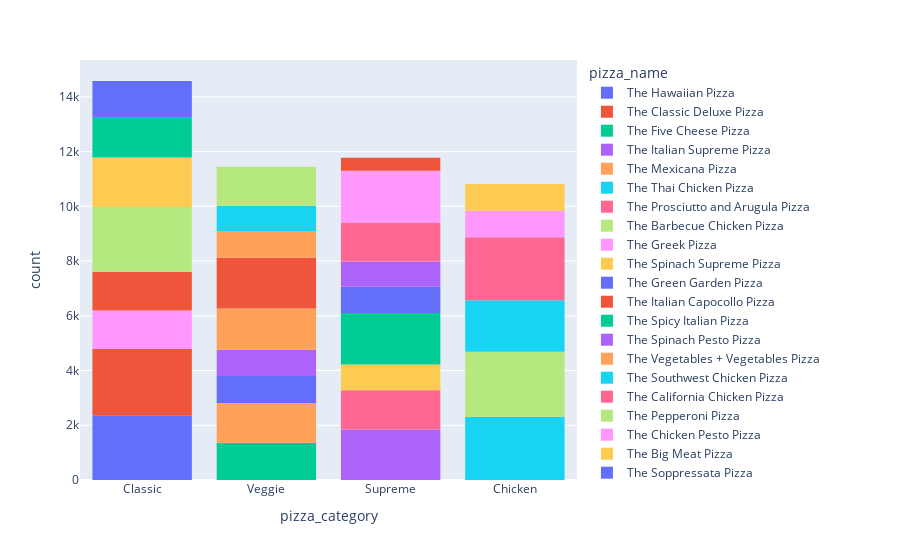

The notebook cell saved with this chart:
### Code cell
px.histogram(df,x="pizza_category",color="pizza_name")

### Figure 1 — Plotly figure (JSON) as saved in the notebook; plotly's stock layout.template omitted (floating-point values rounded to 4 significant figures; data arrays with more than 128 entries replaced by an {"elided": "..."} marker saying what was removed)
{"data": [{"alignmentgroup": "True", "bingroup": "x", "hovertemplate": "pizza_name=The Hawaiian Pizza<br>pizza_category=%{x}<br>count=%{y}<extra></extra>", "legendgroup": "The Hawaiian Pizza", "marker": {"color": "#636efa", "pattern": {"shape": ""}}, "name": "The Hawaiian Pizza", "offsetgroup": "The Hawaiian Pizza", "orientation": "v", "showlegend": true, "type": "histogram", "x": {"elided": "2370 str values"}, "xaxis": "x", "yaxis": "y"}, {"alignmentgroup": "True", "bingroup": "x", "hovertemplate": "pizza_name=The Classic Deluxe Pizza<br>pizza_category=%{x}<br>count=%{y}<extra></extra>", "legendgroup": "The Classic Deluxe Pizza", "marker": {"color": "#EF553B", "pattern": {"shape": ""}}, "name": "The Classic Deluxe Pizza", "offsetgroup": "The Classic Deluxe Pizza", "orientation": "v", "showlegend": true, "type": "histogram", "x": {"elided": "2416 str values"}, "xaxis": "x", "yaxis": "y"}, {"alignmentgroup": "True", "bingroup": "x", "hovertemplate": "pizza_name=The Five Cheese Pizza<br>pizza_category=%{x}<br>count=%{y}<extra></extra>", "legendgroup": "The Five Cheese Pizza", "marker": {"color": "#00cc96", "pattern": {"shape": ""}}, "name": "The Five Cheese Pizza", "offsetgroup": "The Five Cheese Pizza", "orientation": "v", "showlegend": true, "type": "histogram", "x": {"elided": "1359 str values"}, "xaxis": "x", "yaxis": "y"}, {"alignmentgroup": "True", "bingroup": "x", "hovertemplate": "pizza_name=The Italian Supreme Pizza<br>pizza_category=%{x}<br>count=%{y}<extra></extra>", "legendgroup": "The Italian Supreme Pizza", "marker": {"color": "#ab63fa", "pattern": {"shape": ""}}, "name": "The Italian Supreme Pizza", "offsetgroup": "The Italian Supreme Pizza", "orientation": "v", "showlegend": true, "type": "histogram", "x": {"elided": "1849 str values"}, "xaxis": "x", "yaxis": "y"}, {"alignmentgroup": "True", "bingroup": "x", "hovertemplate": "pizza_name=The Mexicana Pizza<br>pizza_category=%{x}<br>count=%{y}<extra></extra>", "legendgroup": "The Mexicana Pizza", "marker": {"color": "#FFA15A", "pattern": {"shape": ""}}, "name": "The Mexicana Pizza", "offsetgroup": "The Mexicana Pizza", "orientation": "v", "showlegend": true, "type": "histogram", "x": {"elided": "1456 str values"}, "xaxis": "x", "yaxis": "y"}, {"alignmentgroup": "True", "bingroup": "x", "hovertemplate": "pizza_name=The Thai Chicken Pizza<br>pizza_category=%{x}<br>count=%{y}<extra></extra>", "legendgroup": "The Thai Chicken Pizza", "marker": {"color": "#19d3f3", "pattern": {"shape": ""}}, "name": "The Thai Chicken Pizza", "offsetgroup": "The Thai Chicken Pizza", "orientation": "v", "showlegend": true, "type": "histogram", "x": {"elided": "2315 str values"}, "xaxis": "x", "yaxis": "y"}, {"alignmentgroup": "True", "bingroup": "x", "hovertemplate": "pizza_name=The Prosciutto and Arugula Pizza<br>pizza_category=%{x}<br>count=%{y}<extra></extra>", "legendgroup": "The Prosciutto and Arugula Pizza", "marker": {"color": "#FF6692", "pattern": {"shape": ""}}, "name": "The Prosciutto and Arugula Pizza", "offsetgroup": "The Prosciutto and Arugula Pizza", "orientation": "v", "showlegend": true, "type": "histogram", "x": {"elided": "1428 str values"}, "xaxis": "x", "yaxis": "y"}, {"alignmentgroup": "True", "bingroup": "x", "hovertemplate": "pizza_name=The Barbecue Chicken Pizza<br>pizza_category=%{x}<br>count=%{y}<extra></extra>", "legendgroup": "The Barbecue Chicken Pizza", "marker": {"color": "#B6E880", "pattern": {"shape": ""}}, "name": "The Barbecue Chicken Pizza", "offsetgroup": "The Barbecue Chicken Pizza", "orientation": "v", "showlegend": true, "type": "histogram", "x": {"elided": "2372 str values"}, "xaxis": "x", "yaxis": "y"}, {"alignmentgroup": "True", "bingroup": "x", "hovertemplate": "pizza_name=The Greek Pizza<br>pizza_category=%{x}<br>count=%{y}<extra></extra>", "legendgroup": "The Greek Pizza", "marker": {"color": "#FF97FF", "pattern": {"shape": ""}}, "name": "The Greek Pizza", "offsetgroup": "The Greek Pizza", "orientation": "v", "showlegend": true, "type": "histogram", "x": {"elided": "1406 str values"}, "xaxis": "x", "yaxis": "y"}, {"alignmentgroup": "True", "bingroup": "x", "hovertemplate": "pizza_name=The Spinach Supreme Pizza<br>pizza_category=%{x}<br>count=%{y}<extra></extra>", "legendgroup": "The Spinach Supreme Pizza", "marker": {"color": "#FECB52", "pattern": {"shape": ""}}, "name": "The Spinach Supreme Pizza", "offsetgroup": "The Spinach Supreme Pizza", "orientation": "v", "showlegend": true, "type": "histogram", "x": {"elided": "940 str values"}, "xaxis": "x", "yaxis": "y"}, {"alignmentgroup": "True", "bingroup": "x", "hovertemplate": "pizza_name=The Green Garden Pizza<br>pizza_category=%{x}<br>count=%{y}<extra></extra>", "legendgroup": "The Green Garden Pizza", "marker": {"color": "#636efa", "pattern": {"shape": ""}}, "name": "The Green Garden Pizza", "offsetgroup": "The Green Garden Pizza", "orientation": "v", "showlegend": true, "type": "histogram", "x": {"elided": "987 str values"}, "xaxis": "x", "yaxis": "y"}, {"alignmentgroup": "True", "bingroup": "x", "hovertemplate": "pizza_name=The Italian Capocollo Pizza<br>pizza_category=%{x}<br>count=%{y}<extra></extra>", "legendgroup": "The Italian Capocollo Pizza", "marker": {"color": "#EF553B", "pattern": {"shape": ""}}, "name": "The Italian Capocollo Pizza", "offsetgroup": "The Italian Capocollo Pizza", "orientation": "v", "showlegend": true, "type": "histogram", "x": {"elided": "1414 str values"}, "xaxis": "x", "yaxis": "y"}, {"alignmentgroup": "True", "bingroup": "x", "hovertemplate": "pizza_name=The Spicy Italian Pizza<br>pizza_category=%{x}<br>count=%{y}<extra></extra>", "legendgroup": "The Spicy Italian Pizza", "marker": {"color": "#00cc96", "pattern": {"shape": ""}}, "name": "The Spicy Italian Pizza", "offsetgroup": "The Spicy Italian Pizza", "orientation": "v", "showlegend": true, "type": "histogram", "x": {"elided": "1887 str values"}, "xaxis": "x", "yaxis": "y"}, {"alignmentgroup": "True", "bingroup": "x", "hovertemplate": "pizza_name=The Spinach Pesto Pizza<br>pizza_category=%{x}<br>count=%{y}<extra></extra>", "legendgroup": "The Spinach Pesto Pizza", "marker": {"color": "#ab63fa", "pattern": {"shape": ""}}, "name": "The Spinach Pesto Pizza", "offsetgroup": "The Spinach Pesto Pizza", "orientation": "v", "showlegend": true, "type": "histogram", "x": {"elided": "957 str values"}, "xaxis": "x", "yaxis": "y"}, {"alignmentgroup": "True", "bingroup": "x", "hovertemplate": "pizza_name=The Vegetables + Vegetables Pizza<br>pizza_category=%{x}<br>count=%{y}<extra></extra>", "legendgroup": "The Vegetables + Vegetables Pizza", "marker": {"color": "#FFA15A", "pattern": {"shape": ""}}, "name": "The Vegetables + Vegetables Pizza", "offsetgroup": "The Vegetables + Vegetables Pizza", "orientation": "v", "showlegend": true, "type": "histogram", "x": {"elided": "1510 str values"}, "xaxis": "x", "yaxis": "y"}, {"alignmentgroup": "True", "bingroup": "x", "hovertemplate": "pizza_name=The Southwest Chicken Pizza<br>pizza_category=%{x}<br>count=%{y}<extra></extra>", "legendgroup": "The Southwest Chicken Pizza", "marker": {"color": "#19d3f3", "pattern": {"shape": ""}}, "name": "The Southwest Chicken Pizza", "offsetgroup": "The Southwest Chicken Pizza", "orientation": "v", "showlegend": true, "type": "histogram", "x": {"elided": "1885 str values"}, "xaxis": "x", "yaxis": "y"}, {"alignmentgroup": "True", "bingroup": "x", "hovertemplate": "pizza_name=The California Chicken Pizza<br>pizza_category=%{x}<br>count=%{y}<extra></extra>", "legendgroup": "The California Chicken Pizza", "marker": {"color": "#FF6692", "pattern": {"shape": ""}}, "name": "The California Chicken Pizza", "offsetgroup": "The California Chicken Pizza", "orientation": "v", "showlegend": true, "type": "histogram", "x": {"elided": "2302 str values"}, "xaxis": "x", "yaxis": "y"}, {"alignmentgroup": "True", "bingroup": "x", "hovertemplate": "pizza_name=The Pepperoni Pizza<br>pizza_category=%{x}<br>count=%{y}<extra></extra>", "legendgroup": "The Pepperoni Pizza", "marker": {"color": "#B6E880", "pattern": {"shape": ""}}, "name": "The Pepperoni Pizza", "offsetgroup": "The Pepperoni Pizza", "orientation": "v", "showlegend": true, "type": "histogram", "x": {"elided": "2369 str values"}, "xaxis": "x", "yaxis": "y"}, {"alignmentgroup": "True", "bingroup": "x", "hovertemplate": "pizza_name=The Chicken Pesto Pizza<br>pizza_category=%{x}<br>count=%{y}<extra></extra>", "legendgroup": "The Chicken Pesto Pizza", "marker": {"color": "#FF97FF", "pattern": {"shape": ""}}, "name": "The Chicken Pesto Pizza", "offsetgroup": "The Chicken Pesto Pizza", "orientation": "v", "showlegend": true, "type": "histogram", "x": {"elided": "961 str values"}, "xaxis": "x", "yaxis": "y"}, {"alignmentgroup": "True", "bingroup": "x", "hovertemplate": "pizza_name=The Big Meat Pizza<br>pizza_category=%{x}<br>count=%{y}<extra></extra>", "legendgroup": "The Big Meat Pizza", "marker": {"color": "#FECB52", "pattern": {"shape": ""}}, "name": "The Big Meat Pizza", "offsetgroup": "The Big Meat Pizza", "orientation": "v", "showlegend": true, "type": "histogram", "x": {"elided": "1811 str values"}, "xaxis": "x", "yaxis": "y"}, {"alignmentgroup": "True", "bingroup": "x", "hovertemplate": "pizza_name=The Soppressata Pizza<br>pizza_category=%{x}<br>count=%{y}<extra></extra>", "legendgroup": "The Soppressata Pizza", "marker": {"color": "#636efa", "pattern": {"shape": ""}}, "name": "The Soppressata Pizza", "offsetgroup": "The Soppressata Pizza", "orientation": "v", "showlegend": true, "type": "histogram", "x": {"elided": "957 str values"}, "xaxis": "x", "yaxis": "y"}, {"alignmentgroup": "True", "bingroup": "x", "hovertemplate": "pizza_name=The Four Cheese Pizza<br>pizza_category=%{x}<br>count=%{y}<extra></extra>", "legendgroup": "The Four Cheese Pizza", "marker": {"color": "#EF553B", "pattern": {"shape": ""}}, "name": "The Four Cheese Pizza", "offsetgroup": "The Four Cheese Pizza", "orientation": "v", "showlegend": true, "type": "histogram", "x": {"elided": "1850 str values"}, "xaxis": "x", "yaxis": "y"}, {"alignmentgroup": "True", "bingroup": "x", "hovertemplate": "pizza_name=The Napolitana Pizza<br>pizza_category=%{x}<br>count=%{y}<extra></extra>", "legendgroup": "The Napolitana Pizza", "marker": {"color": "#00cc96", "pattern": {"shape": ""}}, "name": "The Napolitana Pizza", "offsetgroup": "The Napolitana Pizza", "orientation": "v", "showlegend": true, "type": "histogram", "x": {"elided": "1451 str values"}, "xaxis": "x", "yaxis": "y"}, {"alignmentgroup": "True", "bingroup": "x", "hovertemplate": "pizza_name=The Calabrese Pizza<br>pizza_category=%{x}<br>count=%{y}<extra></extra>", "legendgroup": "The Calabrese Pizza", "marker": {"color": "#ab63fa", "pattern": {"shape": ""}}, "name": "The Calabrese Pizza", "offsetgroup": "The Calabrese Pizza", "orientation": "v", "showlegend": true, "type": "histogram", "x": {"elided": "927 str values"}, "xaxis": "x", "yaxis": "y"}, {"alignmentgroup": "True", "bingroup": "x", "hovertemplate": "pizza_name=The Italian Vegetables Pizza<br>pizza_category=%{x}<br>count=%{y}<extra></extra>", "legendgroup": "The Italian Vegetables Pizza", "marker": {"color": "#FFA15A", "pattern": {"shape": ""}}, "name": "The Italian Vegetables Pizza", "offsetgroup": "The Italian Vegetables Pizza", "orientation": "v", "showlegend": true, "type": "histogram", "x": {"elided": "975 str values"}, "xaxis": "x", "yaxis": "y"}, {"alignmentgroup": "True", "bingroup": "x", "hovertemplate": "pizza_name=The Mediterranean Pizza<br>pizza_category=%{x}<br>count=%{y}<extra></extra>", "legendgroup": "The Mediterranean Pizza", "marker": {"color": "#19d3f3", "pattern": {"shape": ""}}, "name": "The Mediterranean Pizza", "offsetgroup": "The Mediterranean Pizza", "orientation": "v", "showlegend": true, "type": "histogram", "x": {"elided": "923 str values"}, "xaxis": "x", "yaxis": "y"}, {"alignmentgroup": "True", "bingroup": "x", "hovertemplate": "pizza_name=The Pepper Salami Pizza<br>pizza_category=%{x}<br>count=%{y}<extra></extra>", "legendgroup": "The Pepper Salami Pizza", "marker": {"color": "#FF6692", "pattern": {"shape": ""}}, "name": "The Pepper Salami Pizza", "offsetgroup": "The Pepper Salami Pizza", "orientation": "v", "showlegend": true, "type": "histogram", "x": {"elided": "1422 str values"}, "xaxis": "x", "yaxis": "y"}, {"alignmentgroup": "True", "bingroup": "x", "hovertemplate": "pizza_name=The Spinach and Feta Pizza<br>pizza_category=%{x}<br>count=%{y}<extra></extra>", "legendgroup": "The Spinach and Feta Pizza", "marker": {"color": "#B6E880", "pattern": {"shape": ""}}, "name": "The Spinach and Feta Pizza", "offsetgroup": "The Spinach and Feta Pizza", "orientation": "v", "showlegend": true, "type": "histogram", "x": {"elided": "1432 str values"}, "xaxis": "x", "yaxis": "y"}, {"alignmentgroup": "True", "bingroup": "x", "hovertemplate": "pizza_name=The Sicilian Pizza<br>pizza_category=%{x}<br>count=%{y}<extra></extra>", "legendgroup": "The Sicilian Pizza", "marker": {"color": "#FF97FF", "pattern": {"shape": ""}}, "name": "The Sicilian Pizza", "offsetgroup": "The Sicilian Pizza", "orientation": "v", "showlegend": true, "type": "histogram", "x": {"elided": "1887 str values"}, "xaxis": "x", "yaxis": "y"}, {"alignmentgroup": "True", "bingroup": "x", "hovertemplate": "pizza_name=The Chicken Alfredo Pizza<br>pizza_category=%{x}<br>count=%{y}<extra></extra>", "legendgroup": "The Chicken Alfredo Pizza", "marker": {"color": "#FECB52", "pattern": {"shape": ""}}, "name": "The Chicken Alfredo Pizza", "offsetgroup": "The Chicken Alfredo Pizza", "orientation": "v", "showlegend": true, "type": "histogram", "x": {"elided": "980 str values"}, "xaxis": "x", "yaxis": "y"}, {"alignmentgroup": "True", "bingroup": "x", "hovertemplate": "pizza_name=The Pepperoni, Mushroom, and Peppers Pizza<br>pizza_category=%{x}<br>count=%{y}<extra></extra>", "legendgroup": "The Pepperoni, Mushroom, and Peppers Pizza", "marker": {"color": "#636efa", "pattern": {"shape": ""}}, "name": "The Pepperoni, Mushroom, and Peppers Pizza", "offsetgroup": "The Pepperoni, Mushroom, and Peppers Pizza", "orientation": "v", "showlegend": true, "type": "histogram", "x": {"elided": "1342 str values"}, "xaxis": "x", "yaxis": "y"}, {"alignmentgroup": "True", "bingroup": "x", "hovertemplate": "pizza_name=The Brie Carre Pizza<br>pizza_category=%{x}<br>count=%{y}<extra></extra>", "legendgroup": "The Brie Carre Pizza", "marker": {"color": "#EF553B", "pattern": {"shape": ""}}, "name": "The Brie Carre Pizza", "offsetgroup": "The Brie Carre Pizza", "orientation": "v", "showlegend": true, "type": "histogram", "x": {"elided": "480 str values"}, "xaxis": "x", "yaxis": "y"}], "layout": {"barmode": "relative", "legend": {"title": {"text": "pizza_name"}, "tracegroupgap": 0}, "margin": {"t": 60}, "xaxis": {"anchor": "y", "domain": [0, 1], "title": {"text": "pizza_category"}}, "yaxis": {"anchor": "x", "domain": [0, 1], "title": {"text": "count"}}}}
